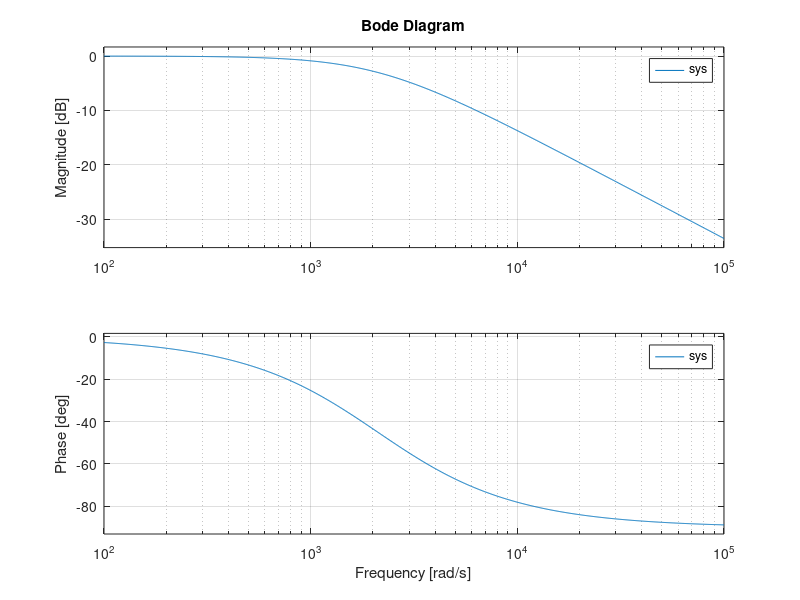

The MATLAB source for this figure:
% for low pass filter 
% capacitence is 474 nano F
num=[1];
capacitence=474*10^(-9);
resistance=1000;
den=[capacitence*resistance 1];
sys=tf(num,den);
bode(sys);
